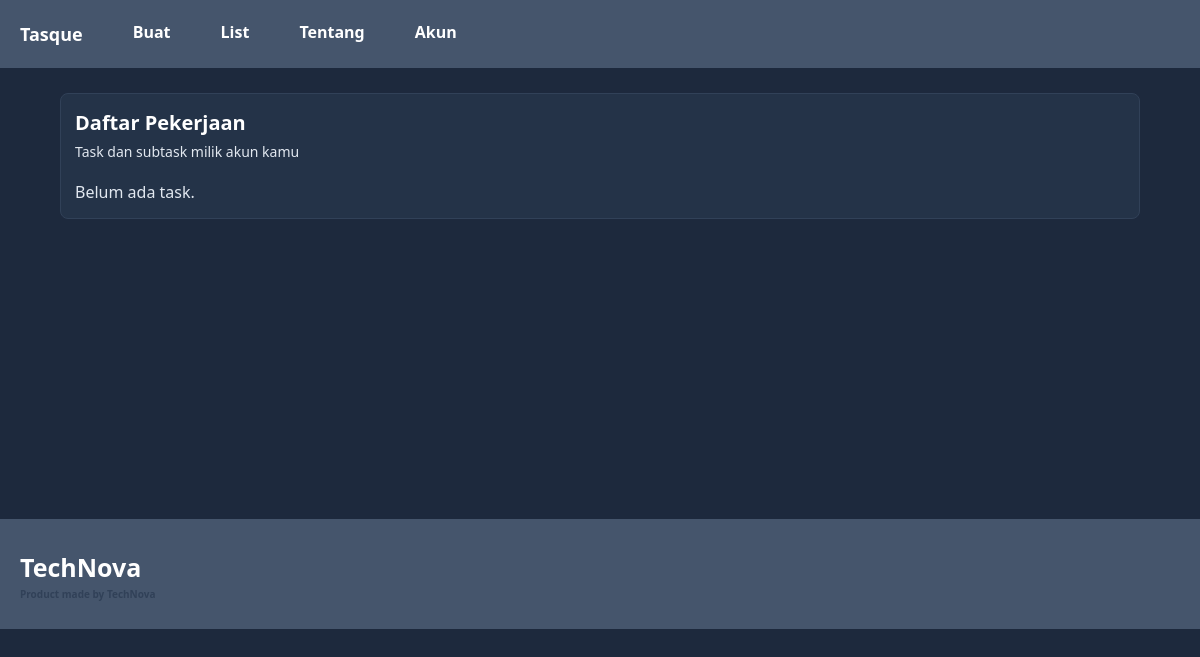
The page /list.php (signed in) on the database as committed earlier.
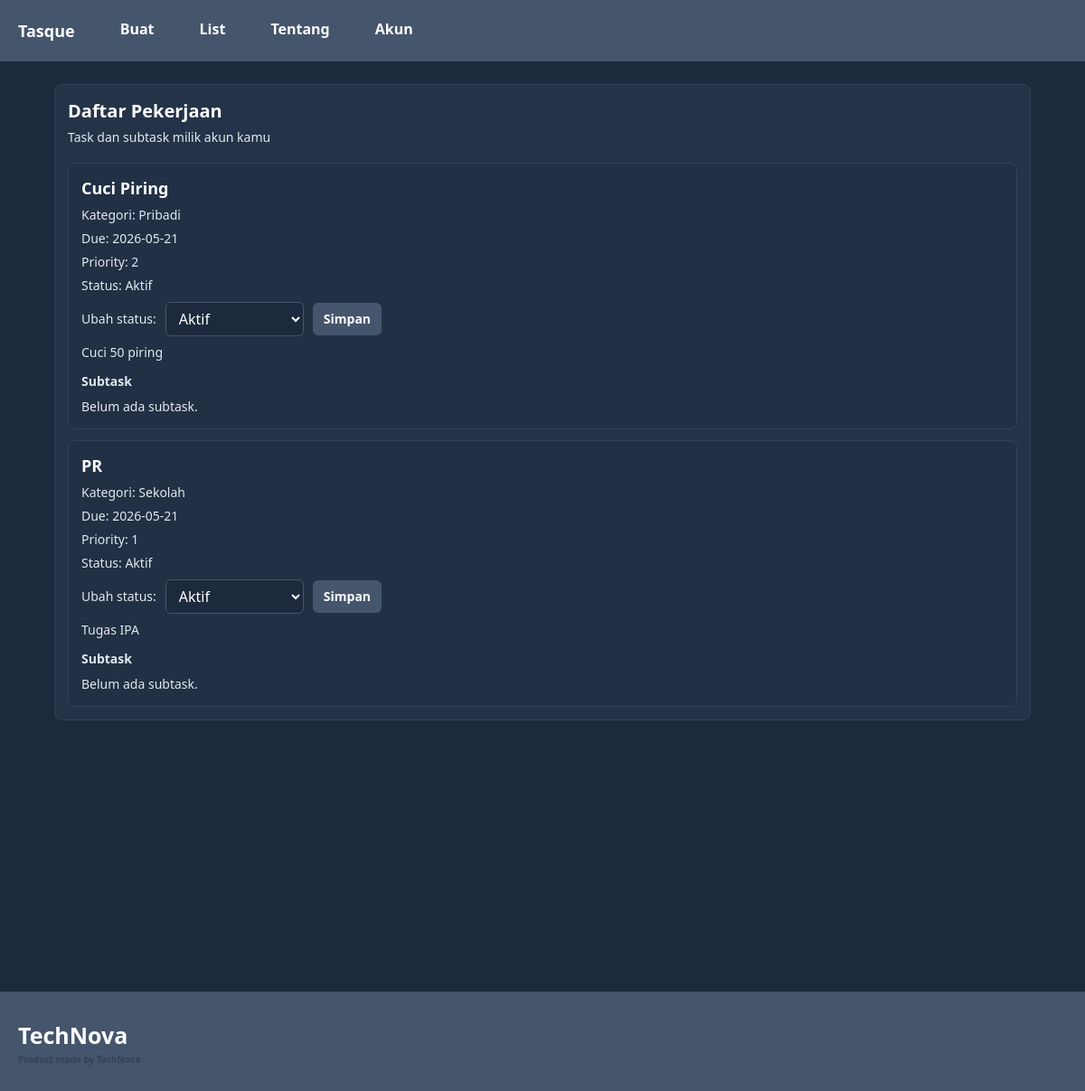
The same page on the database as committed later.
### tables this page shows
CREATE TABLE `task` (
  `task_id` int NOT NULL,
  `user_id` int NOT NULL,
  `cat_id` int NOT NULL,
  `title` varchar(50) NOT NULL,
  `description` text NOT NULL,
  `due_date` date NOT NULL,
  `priority` tinyint NOT NULL,
  `status` tinyint NOT NULL,
  `created_at` date NOT NULL
);

CREATE TABLE `category` (
  `cat_id` int NOT NULL,
  `name` varchar(50) NOT NULL,
  `description` text NOT NULL
);

### auth.php (called while the page is built, shortened)
<?php
function current_user_id(): ?int {
    return isset($_SESSION['user_id']) ? (int)$_SESSION['user_id'] : null;
}

### list.php (the view, shortened to what this page needs)
<?php
    require_once "./auth.php";
    $conn = dbConnect();
    $userId = current_user_id();
    $userIdEsc = (int)($userId ?? 0);
    function statusLabel(int $status): string {
        if ($status === 1) return 'Aktif';
        return 'Belum';
    }
    $tasks = [];
    if ($userIdEsc > 0) {
        $res = $conn->query("SELECT t.task_id, t.title AS task_title, t.description AS task_description, t.due_date, t.priority, t.status, c.name AS category_name
                            FROM task t
                            JOIN category c ON c.cat_id = t.cat_id
                            WHERE t.user_id = $userIdEsc
                            ORDER BY t.created_at DESC");
        if ($res) {
            while ($row = $res->fetch_assoc()) {
                $tasks[] = $row;
            }
        }
    }
    $taskSubtasks = [];
?>
<!DOCTYPE html>
<html lang="en">
<head>
    <script src="https://cdn.jsdelivr.net/npm/@tailwindcss/browser@4"></script>
</head>
<body class="bg-slate-800 text-white min-h-screen">
    <?php
        include "./component/navbar.component.php";
        echo NavBar();
    ?>
    <div class="ml-[5%] mr-[5%] mt-[25px]">
        <div class="w-full border border-slate-700 rounded-[8px] bg-slate-700/40 p-[14px]">
            <div class="flex items-start justify-between flex-wrap gap-[10px]">
                <div>
                    <div class="text-[20px] font-bold">Daftar Pekerjaan</div>
                    <div class="text-slate-200 text-sm mt-[4px]">Task dan subtask milik akun kamu</div>
                </div>
            </div>
            <?php if (empty($tasks)): ?>
                <div class="mt-[18px] text-slate-200">Belum ada task.</div>
            <?php else: ?>
                <div class="mt-[18px] flex flex-col gap-[12px]">
                    <?php foreach ($tasks as $t): ?>
                        <?php
                            $tid = (int)$t['task_id'];
                            $subtasks = $taskSubtasks[$tid] ?? [];
                        ?>
                        <div class="border border-slate-700 rounded-[8px] bg-slate-800/30 p-[14px]">
                            <div class="flex items-start justify-between gap-[12px] flex-wrap">
                                <div>
                                    <div class="text-[18px] font-bold"><?php echo htmlspecialchars((string)$t['task_title']); ?></div>
                                    <div class="text-slate-200 text-sm mt-[6px]">Kategori: <?php echo htmlspecialchars((string)$t['category_name']); ?></div>
                                    <div class="text-slate-200 text-sm mt-[6px]">Due: <?php echo htmlspecialchars((string)$t['due_date']); ?></div>
                                    <div class="text-slate-200 text-sm mt-[6px]">Priority: <?php echo htmlspecialchars((string)$t['priority']); ?></div>
                                    <div class="text-slate-200 text-sm mt-[6px]">Status: <?php echo statusLabel((int)$t['status']); ?></div>
                                    <form method="post" action="" class="mt-[8px]">
                                        <div class="flex items-center gap-[10px] flex-wrap">
                                            <label class="text-slate-200 text-sm">Ubah status:</label>
                                            <select name="status" class="rounded-[6px] bg-slate-800 border border-slate-600 px-[10px] py-[6px] focus:outline-none">
                                                <option value="1" <?php echo ((int)$t['status'] === 1) ? 'selected' : ''; ?>>Aktif</option>
                                            </select>
                                            <button type="submit" class="rounded-[6px] bg-slate-600 hover:bg-slate-500 transition-colors px-[12px] py-[8px] text-sm font-semibold">
                                                Simpan
                                            </button>
                                        </div>
                                    </form>
                                    <div class="text-slate-200 text-sm mt-[8px]">
                                        <?php echo nl2br(htmlspecialchars((string)$t['task_description'])); ?>
                                    </div>
                                </div>
                            </div>
                            <div class="mt-[12px]">
                                <div class="flex items-center justify-between gap-[10px]">
                                    <div class="text-slate-200 text-sm font-semibold mb-[8px]">Subtask</div>
                                </div>
                                <?php if (empty($subtasks)): ?>
                                    <div class="text-slate-200 text-sm">Belum ada subtask.</div>
                                <?php endif; ?>
                            </div>
                        </div>
                    <?php endforeach; ?>
                </div>
            <?php endif; ?>
        </div>
    </div>
    <?php
        include "./component/footer.component.php";
        echo Footer();
    ?>
</body>
</html>

### component/navbar.component.php
<?php
    function NavBar() {
        return '
            <div class="flex w-[100%] content-center justify-center p-[20px] bg-slate-600">
                <div class="flex w-[100%] gap-[50px]">
                    <div class="font-bold text-lg justify-center">
                        Tasque
                    </div>
                        <div class="font-semibold flex gap-[50px] justify-center text-center">
                            <div class="justify-center">
                                <a href="./index.php">Buat</a>
                            </div>
                            <div class="justify-center">
                                <a href="./list.php">List</a>
                            </div>
                            <div class="justify-center">
                                <a href="./about.php">Tentang</a>
                            </div>
                            <div class="justify-center">
                                <a href="./profile.php">Akun</a>
                            </div>
                        </div>
                </div>
            </div>
        ';
    }
?>

### component/footer.component.php
<?php
    function Footer() {
        return '
            <div class="w-[100%] bg-slate-600 mt-[300px] h-[100px] py-[30px] pb-[80px]">
                <div class="font-bold text-[25px] ml-[20px]">
                    TechNova <p class="font-semibold text-slate-700 text-[10px]">Product made by TechNova</p>
                </div>
            </div>
        ';
    }
?>

Rows that differ between the two databases and show on the page:
added task: title "Cuci Piring", cat.name "Pribadi", due_date "2026-05-21", priority "2", status "Aktif", description "Cuci 50 piring"
added task: title "PR", cat.name "Sekolah", due_date "2026-05-21", priority "1", status "Aktif", description "Tugas IPA"
Other text that changed with them:
text no longer shown: "Belum ada task."
